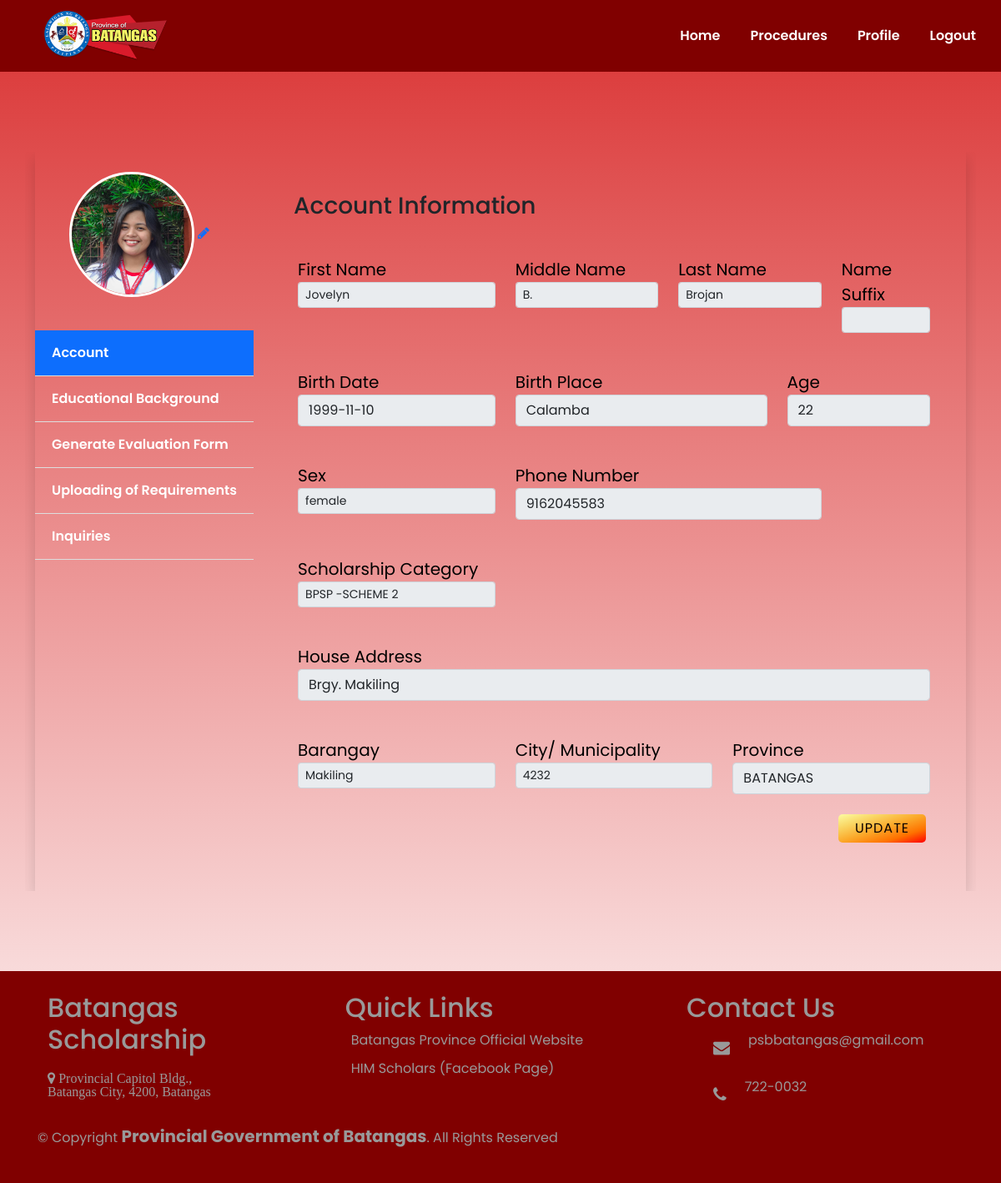
Screenshot of /profile_wo_req.php (signed in) with the database file from the repository.
### tables this page shows
CREATE TABLE `userinfo` (
  `infoID` int(11) NOT NULL,
  `userID` int(11) NOT NULL,
  `profPic` varchar(255) NOT NULL,
  `first_name` varchar(255) NOT NULL,
  `middle_name` varchar(255) NOT NULL,
  `last_name` varchar(255) NOT NULL,
  `suffix` varchar(255) NOT NULL,
  `bday` date NOT NULL,
  `bplace` varchar(255) NOT NULL,
  `age` int(11) NOT NULL,
  `sex` varchar(255) NOT NULL,
  `num` bigint(20) NOT NULL,
  `category` varchar(255) NOT NULL,
  `house_Add` varchar(255) NOT NULL,
  `brgy` varchar(255) NOT NULL,
  `city` varchar(255) NOT NULL,
  `province` varchar(255) NOT NULL,
  `program` varchar(255) NOT NULL,
  `year_lvl` varchar(255) NOT NULL,
  `units` int(11) NOT NULL,
  `exp_grad` int(50) NOT NULL,
  `graduating` varchar(50) NOT NULL,
  `sch_name` varchar(255) NOT NULL,
  `sch_add` varchar(255) NOT NULL,
  `date_updated` date NOT NULL DEFAULT current_timestamp()
);

### profile_wo_req.php (the view, shortened to what this page needs)
<?php
include 'incl/db_user.php';
$user = $_SESSION['userID'];
$qry = "SELECT * FROM userinfo WHERE userID = '$user'";
$qry_run = mysqli_query($conn, $qry);
if (mysqli_num_rows($qry_run) > 0) {
	$row = mysqli_fetch_array ($qry_run);
	$profile = $row['profPic'];
	$name = $row['first_name'];
	$middle = $row['middle_name'];
	$lname = $row['last_name'];
	$suffix = $row['suffix'];
	$bday = $row['bday'];
	$bplace = $row['bplace'];
	$age = $row['age'];
	$sex = $row['sex'];
	$num = $row['num'];
	$cat = $row['category'];
	$house = $row['house_Add'];
	$brgy = $row['brgy'];
	$city = $row['city'];
	$province = $row['province'];
}
?>
<!DOCTYPE html>
<html lang="en">
<head>
	<link rel="stylesheet" href="https://cdn.jsdelivr.net/npm/bootstrap@5.0.2/dist/css/bootstrap.min.css">
	<link rel="stylesheet" href="https://stackpath.bootstrapcdn.com/font-awesome/4.7.0/css/font-awesome.min.css">
	<link rel="stylesheet" type="text/css" href="profile0.css">
</head>
<body>
         <section id="nav-bar">
        <nav class="navbar navbar-expand-lg navbar-light navbar-fixed-top">
            <div class="container-fluid">
              <a class="navbar-brand" href="#"><img src="Images/Bat_Logo.png"/></a>
              <div class="collapse navbar-collapse" id="navbarNav">
                <ul class="navbar-nav ms-auto">
                  <li class="nav-item">
                    <a class="nav-link active" aria-current="" href="home.php">Home</a>
                  </li>
                  <li class="nav-item">
                    <a class="nav-link" href="procedure.php">Procedures</a>
                  </li>
                  <li class="nav-item">
                    <a class="nav-link" href="incl/req_welcome.php">Profile</a>
                  </li>
                  <li class="nav-item">
                    <a class="nav-link" href="incl/logout_incl.php">Logout</a>
                  </li>
                </ul>
              </div>
            </div>
          </nav>
    </section>
	<section class="py-5 my-5">
		<div class="container">
			<div class="bg-transparent shadow rounded-lg d-sm-flex">
				<div class=" profile profile-tab-nav border-right">
					<div class="p-4">
						<div class="img-circle text-center mb-3">
<?php
		$disprof = "SELECT profPic FROM userinfo WHERE userID = '$user' AND profPic != ''";
				$disprof_run = mysqli_query($conn, $disprof);
				if (mysqli_num_rows($disprof_run)) {
				echo "<img src='upload/profiles/$profile'>";
				}	else if (mysqli_num_rows($disprof_run) == '') {
				echo "<img src='Images/avatar.png'>";
				}
				?> 					    <a href="change_profile.html">
						        <i class="fa fa-pencil"> </i>
						    </a>
						</div>
					</div>
					<div class="nav flex-column nav-pills" id="v-pills-tab" role="tablist" aria-orientation="vertical">
						<a class="nav-link active" id="account-tab" data-toggle="pill" href="#account" role="tab" aria-controls="account" aria-selected="true">
							Account
						</a>
						<a class="nav-link" id="educ-tab" data-toggle="pill" href="#educ" role="tab" aria-controls="educ" aria-selected="false">
							Educational Background
						</a>
						<a class="nav-link" id="evaluation-tab" data-toggle="pill" href="#evaluation" role="tab" aria-controls="evaluation" aria-selected="false">
							Generate Evaluation Form
						</a>
						<a class="nav-link" id="requirement-tab" data-toggle="pill" href="#requirement" role="tab" aria-controls="requirement" aria-selected="false">
							Uploading of Requirements
						</a>
						<a class="nav-link" id="inquiries-tab" data-toggle="pill" href="#inquiries" role="tab" aria-controls="inquiries" aria-selected="false">
							Inquiries
						</a>
					</div>
				</div>
				<div class="tab-content p-4 p-md-5" id="v-pills-tabContent">
					<div class="tab-pane fade show active" id="account" role="tabpanel" aria-labelledby="account-tab">
                    <h3 class="mb-4">Account Information</h3>
						<div class="row">
							<div class="col-md-4">
								<div class="form-group">
								  	<label>First Name</label>
								  	<input type="text" name="name" id="first-name" value="<?php echo $name;?>" class="form-control form-control-sm" disabled>
								</div>
							</div>
							<div class="col-md-3">
								<div class="form-group">
								  	<label>Middle Name</label>
								  	<input type="text" name="middle" id="middle-name" value="<?php echo $middle;?>" class="form-control form-control-sm" disabled >
								</div>
							</div>
							<div class="col-md-3">
								<div class="form-group">
								  	<label>Last Name</label>
								  	<input type="text" name="lname" id="last-name" value="<?php echo $lname;?>" class="form-control form-control-sm"  disabled>
								</div>
							</div>
							<div class="suffix col-md-2">
								<div class="form-group">
								  	<label>Name Suffix</label>
								  	<input type="text" name="suffix" id="suffix" value="<?php echo $suffix;?>" class="form-control form-control-sm"  disabled >
								</div>
							</div>
							<div class="col-md-4">
								<div class="form-group">
								  	<label>Birth Date</label>
								  	<input type="text" name="bday" id="bday" class="form-control" value="<?php echo $bday;?>" disabled>
								</div>
							</div>
							<div class="col-md-5">
								<div class="form-group">
								  	<label>Birth Place</label>
								  	<input type="text" name="bplace" value="<?php echo $bplace;?>" id="bplace" class="form-control" disabled>
								</div>
							</div>
							<div class="col-md-3">
								<div class="form-group">
								  	<label>Age</label>
								  	<input type="text" name="age" value="<?php echo $age;?>" id="age"class="form-control" disabled>
								</div>
							</div>
							<div class="col-md-4">
								<div class="form-group">
								  	<label>Sex</label>
								  	<input type="text" name="name" id="first-name"value="<?php echo $sex;?>" class="form-control form-control-sm" disabled>
								</div>
							</div>
							<div class="col-md-6">
								<div class="form-group">
								  	<label>Phone Number</label>
								  	<input type="text" name="num" value="<?php echo $num;?>" class="form-control" disabled>
								</div>
							</div>
							<div class="col-md-4">
								<div class="form-group">
								  	<label>Scholarship Category</label>
								  	<input type="text" name="name" id="first-name" value="<?php echo $cat;?>" class="form-control form-control-sm" disabled>
								</div>
							</div>
							<div class="col-md-12">
								<div class="form-group">
								  	<label>House Address</label>
								  	<input type="text" name="houseAdd" id="houseAdd" value="<?php echo $house;?>" class="form-control" disabled>
								</div>
							</div>
							<div class="col-md-4">
								<div class="form-group">
								  	<label>Barangay</label>
								  	<input type="text" name="name" id="first-name" value="<?php echo $brgy;?>" class="form-control form-control-sm" disabled>
								</div>
							</div>
							<div class="col-md-4">
								<div class="form-group">
								  	<label>City/ Municipality</label>
								  	<input type="text" name="name" id="first-name" value="<?php echo $city;?>" class="form-control form-control-sm" disabled>
								</div>
							</div>
							<div class="col-md-4">
								<div class="form-group">
								  	<label>Province</label>
								  	<input type="text" name="province" id="province" class="form-control" value="<?php echo $province;?>" disabled>
								</div>
							</div>
						</div>
						<div class="input-group">
        <a href="personal.php" class="submit-btn btn-reg" >UPDATE</a>
						</div>
											</div>
								</div>
				</div>
			</div>
	</section>
	<?php include'footer.php'; ?>
		<script src="https://code.jquery.com/jquery-3.2.1.slim.min.js"></script>
	</body>
</html>

### profile0.css (style rules this page uses)
* { scroll-behavior: smooth; margin: 0; padding: 0; box-sizing: border-box; font-family: 'Poppins', sans-serif;; }
body { background:linear-gradient(#da3232, #fff); }
#nav-bar { position: sticky; top: 0; z-index: 10; }
.navbar { background: maroon; }
.navbar-brand img { height: 60px; padding-left: 40px; }
.navbar-nav li { padding: 0 10px; }
.navbar-nav li a { float: right; text-align: left; }
.nav-link { color: rgb(255, 255, 255)!important; font-weight: 600; font-size: 16px; }
.shadow { box-shadow: 0 2px 10px rgba(0, 0, 0, 0.1) !important; }
.profile-tab-nav { min-width: 250px; }
.tab-content { flex: 1; min-width: 250px; }
.container { justify-content: center; margin-top: 30px; }
.form-group { margin-bottom: 1.5rem; }
.nav-pills a.nav-link { padding: 15px 20px; border-bottom: 1px solid rgb(221, 221, 221); border-radius: 0; color: rgb(51, 51, 51); }
.img-circle img { height: 150px; width: 150px; border-radius: 100%; border: 3px solid #fff; background-size: 100% 100%; position: relative; }
i { padding-right: 12px; padding-top: 11px; font-size: 50%; }
.form-group { width: 100%; margin-top: 20px; font-size: 20px; margin-left: 5px; }
.suffix { display: block; }
label { color: black; cursor: pointer; }
.submit-btn { display: block; margin-left: auto; border: none; outline: none; background-image: linear-gradient(to right bottom, #fcfca3, #f9d563, #fba829, #fe7200, #ff0000); font-size: 1rem; text-transform: uppercase; letter-spacing: 1px; padding: 5px 20px; border-radius: 5px; cursor: pointer; margin-bottom: 10px; color: #080000; text-decoration: none; }
@media (max-width: 1400px) { .container, .container-fluid, .container-lg, .container-md, .container-sm, .container-xl, .container-xxl { width: 100%; padding-right: var(--bs-gutter-x,.75rem); padding-left: var(--bs-gutter-x,.75rem); margin: auto; position: relative; overflow-x: hidden; } }

### pls.css (style rules this page uses)
* { margin: 0; padding: 0; box-sizing: border-box; font-family: 'Poppins' , sans-serif; }

### rows the page displays
userinfo: profPic (picture), name "Jovelyn", middle "B.", lname "Brojan", bday "1999-11-10", bplace "Calamba", age "22", num "9162045583", name "BPSP -SCHEME 2", houseAdd "Brgy. Makiling", name "Makiling", name "4232", province "BATANGAS"
